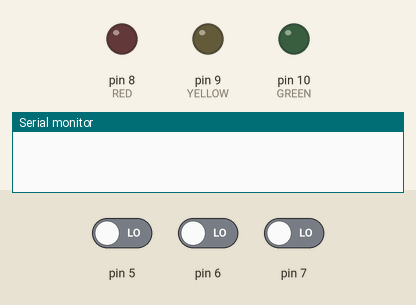
This sketch was run on a simulated Arduino Uno, built with avr-gcc and run on an emulated ATmega328P. Parts: output pins drawn as LEDs (lit = HIGH), the last lines printed to the serial monitor. Dashed ring = blinking. Inputs (shaded band) come from the test bench; at power-on: pin 5 LOW, pin 6 LOW, pin 7 LOW.

Above: at 1.2 s.
1.3 s: pin 5 driven HIGH
At 2.4 s:
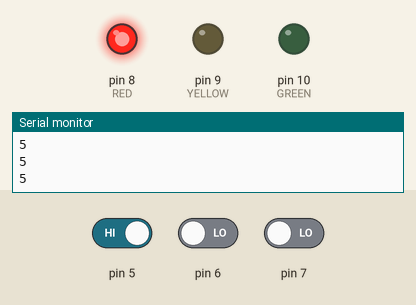
4.3 s: pin 6 driven HIGH
At 4.71 s:
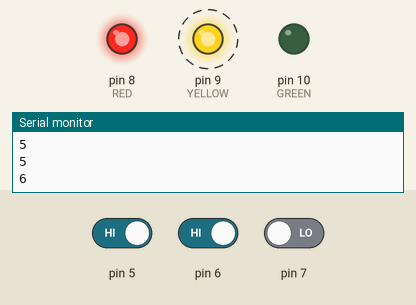
7.3 s: pin 6 driven LOW and pin 7 driven HIGH
At 9.98 s:
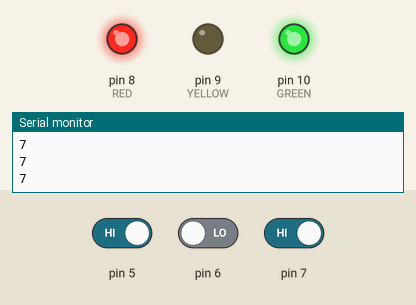
10.3 s: pin 5 driven LOW
Timing chart, 0 to 20.9 s (numbered marks = the images above; inputs shaded):
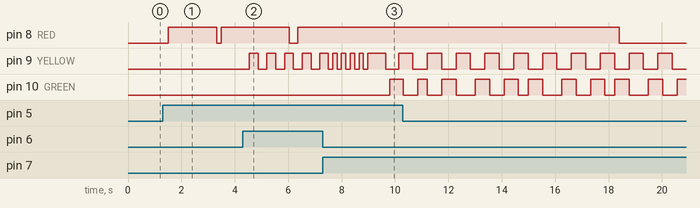

Measured:
- after the input at 1.3 s, pin 8 (RED): LOW → HIGH after 0.22 s, → LOW 1.8 s later, → HIGH 0.18 s later
- after the input at 4.3 s, pin 9 (YELLOW): alternates HIGH for 0.33 s and LOW for 0.33 s, starting after 0.25 s
- after the input at 7.3 s, pin 10 (GREEN): LOW → HIGH after 2.5 s

The sketch:

LAB8.2.ino
```cpp
#include <Arduino_FreeRTOS.h>
#include "queue.h"

#define RED     8
#define GREEN   10
#define YELLOW  9
#define SW1     5
#define SW2     6
#define SW3     7

QueueHandle_t BlinkQueue;

void setup()
{
  Serial.begin(9600);
  BlinkQueue =  xQueueCreate(10, sizeof(int32_t));

  xTaskCreate(vSenderTask, "Sender Task 1", 100, SW1, 1, NULL);
  xTaskCreate(vSenderTask, "Sender Task 2", 100, SW2, 1, NULL);
  xTaskCreate(vSenderTask, "Sender Task 3", 100, SW3, 1, NULL);
  xTaskCreate(vReceiverTask, "Receiver Task", 100, NULL, 1, NULL);
}

void vSenderTask(void *pvParameters)
{
  BaseType_t qStatus;
  int32_t valueToSend = 0;
  int SW = (int32_t)pvParameters;
  pinMode(SW, INPUT);
  const TickType_t xTicksToWait = pdMS_TO_TICKS(100);
  while (1)
  {
    if (digitalRead(SW) == HIGH)
      valueToSend = SW;
    else
      valueToSend = 0;

    if (valueToSend != 0)
    {
      qStatus = xQueueSend(BlinkQueue, &valueToSend, 0);
      vTaskDelay(10);
    }
  }
}

void vReceiverTask(void *pvParameters)
{
  int32_t valueReceived;
  BaseType_t qStatus;
  const TickType_t xTicksToWait = pdMS_TO_TICKS(100);
  pinMode(RED, OUTPUT);
  pinMode(YELLOW, OUTPUT);
  pinMode(GREEN, OUTPUT);
  digitalWrite(RED, LOW);
  digitalWrite(YELLOW, LOW);
  digitalWrite(GREEN, LOW);
  long Time;
  int redOn = 0;
  int yellowOn = 0;
  int greenOn = 0;
  long redPress;
  long yellowPress;
  long greenPress;
  int redDuration = 0;
  int yellowDuration = 0;
  int greenDuration = 0;
  int count = 0;
  while (1)
  {
    Time = millis();
    qStatus = xQueueReceive(BlinkQueue, &valueReceived, xTicksToWait);
    if (qStatus == pdPASS)
    {
      vTaskDelay(10);
      Serial.println(valueReceived);

      if (valueReceived == SW1 && redOn == 0)
      {
        redPress = Time;
        redOn = 1;
        count++;
        redDuration = 3000;
        digitalWrite(RED, HIGH);
      }
      else if (valueReceived == SW1)
      {
        redDuration += 3000;
      }
      else if (valueReceived == SW2)
      {
        yellowPress = Time;
        yellowOn = !yellowOn;
        digitalWrite(YELLOW, HIGH);
      }
      else if (valueReceived == SW3 &&  greenOn == 0)
      {
        greenOn = 1;
        greenPress = Time;
        greenDuration = 500;
      }
    }
    if (Time - redPress > redDuration)
    {
      redOn = 0;
      redDuration = 0;
      digitalWrite(RED, LOW);
    }
    if (yellowOn && Time - yellowPress > 1000)
    {
      digitalWrite(YELLOW, HIGH);
      yellowPress = Time;
    }
    else if (yellowOn && Time - yellowPress > 500)
    {
      digitalWrite(YELLOW, LOW);
    }
    else if (yellowOn == 0)
    {
      digitalWrite(YELLOW, LOW);
    }
    if (Time - greenPress > greenDuration && greenOn == 1)
    {
      digitalWrite(GREEN, !digitalRead(GREEN));
      greenDuration += 500;
    }
    if (greenDuration >= 3500 && greenOn == 1)
    {
      greenOn = 0;
      digitalWrite(GREEN, LOW);
      greenDuration += 500;
    }
  }
}
void loop() {}
```
